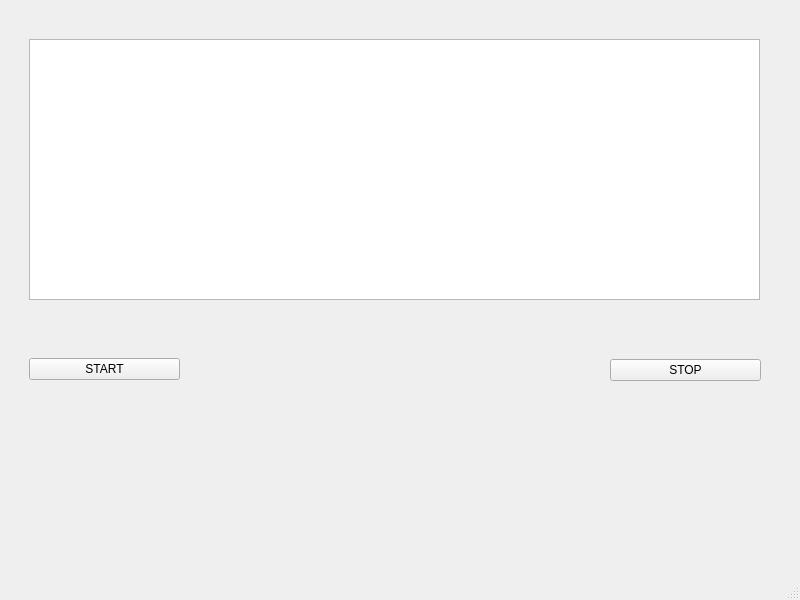
<?xml version="1.0" encoding="UTF-8"?>
<ui version="4.0">
 <class>MainWindow</class>
 <widget class="QMainWindow" name="MainWindow">
  <property name="geometry">
   <rect>
    <x>0</x>
    <y>0</y>
    <width>800</width>
    <height>600</height>
   </rect>
  </property>
  <property name="mouseTracking">
   <bool>true</bool>
  </property>
  <property name="windowTitle">
   <string>MainWindow</string>
  </property>
  <widget class="QWidget" name="centralwidget">
   <widget class="QWidget" name="gridLayoutWidget">
    <property name="geometry">
     <rect>
      <x>29</x>
      <y>39</y>
      <width>731</width>
      <height>261</height>
     </rect>
    </property>
    <layout class="QGridLayout" name="gridLayout">
     <item row="0" column="0">
      <widget class="QPlainTextEdit" name="plainTextEdit"/>
     </item>
    </layout>
   </widget>
   <widget class="QWidget" name="gridLayoutWidget_2">
    <property name="geometry">
     <rect>
      <x>29</x>
      <y>319</y>
      <width>151</width>
      <height>101</height>
     </rect>
    </property>
    <layout class="QGridLayout" name="gridLayout_2">
     <item row="0" column="0">
      <widget class="QPushButton" name="pushButton">
       <property name="text">
        <string>START</string>
       </property>
      </widget>
     </item>
    </layout>
   </widget>
   <widget class="QWidget" name="gridLayoutWidget_3">
    <property name="geometry">
     <rect>
      <x>610</x>
      <y>320</y>
      <width>151</width>
      <height>101</height>
     </rect>
    </property>
    <layout class="QGridLayout" name="gridLayout_3">
     <item row="0" column="0">
      <widget class="QPushButton" name="pushButton_2">
       <property name="text">
        <string>STOP</string>
       </property>
      </widget>
     </item>
    </layout>
   </widget>
  </widget>
  <widget class="QMenuBar" name="menubar">
   <property name="geometry">
    <rect>
     <x>0</x>
     <y>0</y>
     <width>800</width>
     <height>22</height>
    </rect>
   </property>
  </widget>
  <widget class="QStatusBar" name="statusbar"/>
 </widget>
 <resources/>
 <connections/>
</ui>
